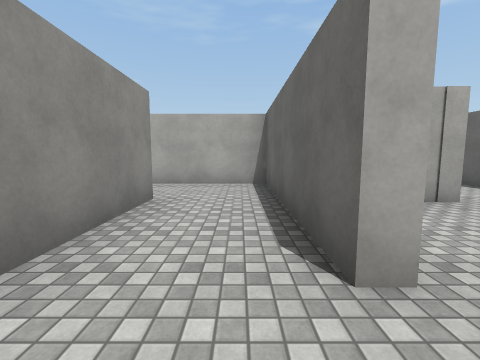
View 1 (above)

17 first-person views from a walk through a Unity game level. The camera is 1.4 m above the floor, tilts 6° down and sees 90° across. The floor is counted in squares, 2 m on a side. Each view is taken from the middle of a square. On the plan, view 1 faces up. The plan holds only what a view shows up to about 9 squares ahead; the rest is blank. The place goes on beyond the plan. The player is left out. Surface patterns are stand-ins for the level's own textures.

View 2
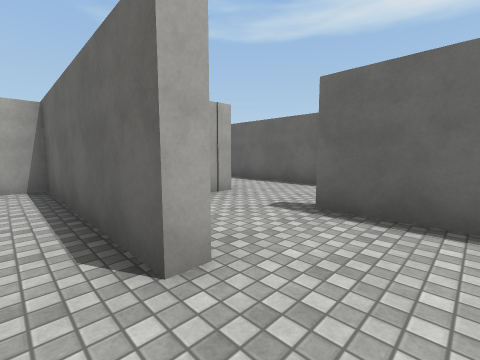

View 3
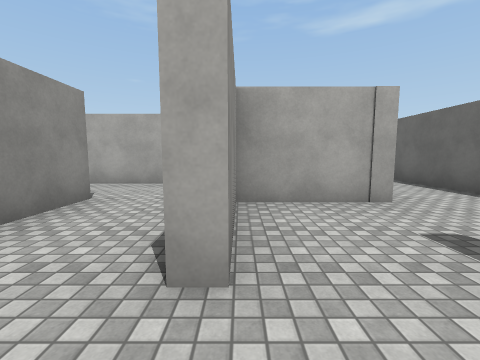

View 4
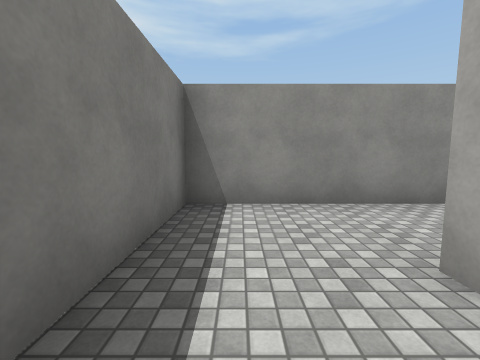

View 5
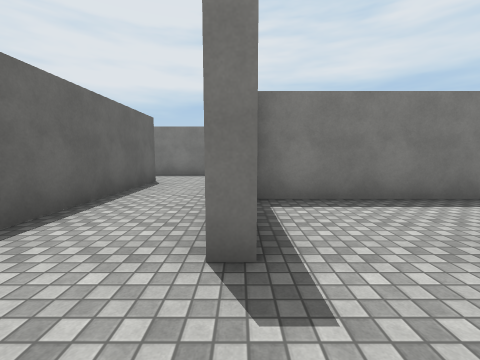

View 6
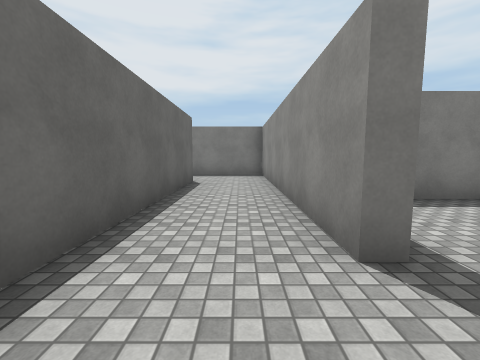

View 7
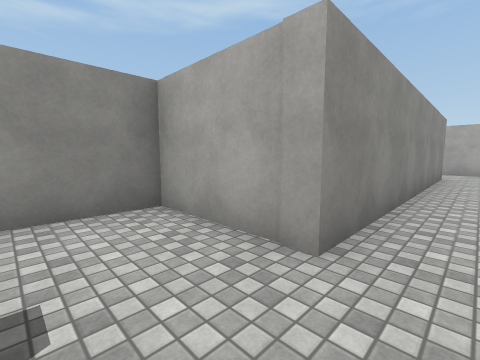

View 8
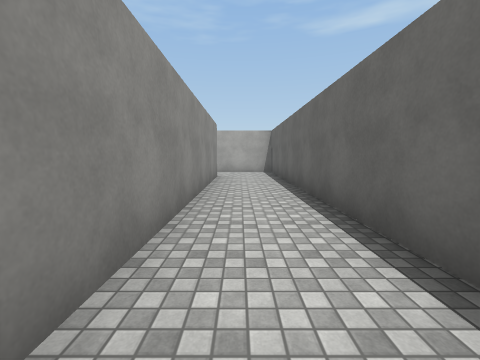

View 9
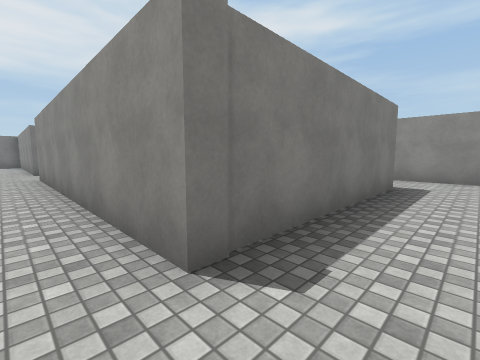

View 10
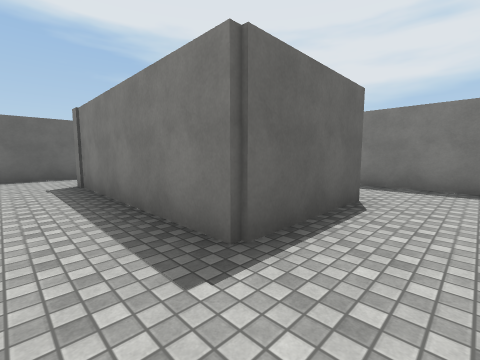

View 11
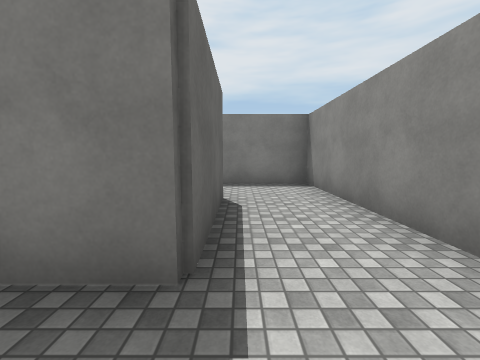

View 12
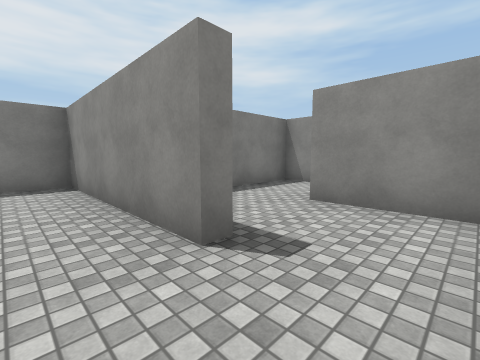

View 13
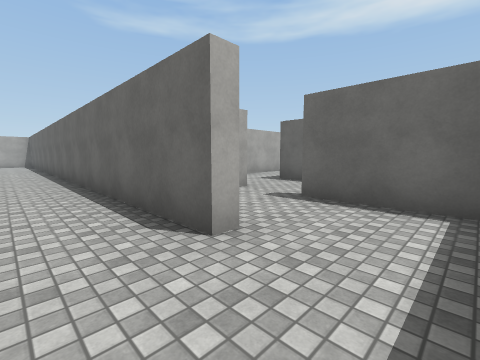

View 14
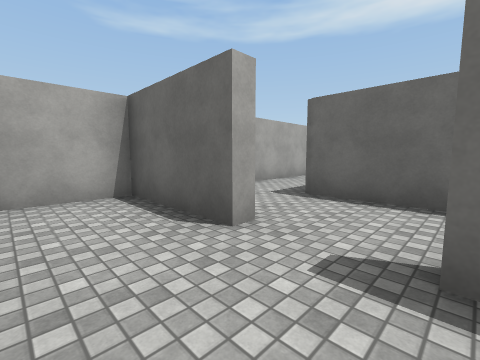

View 15
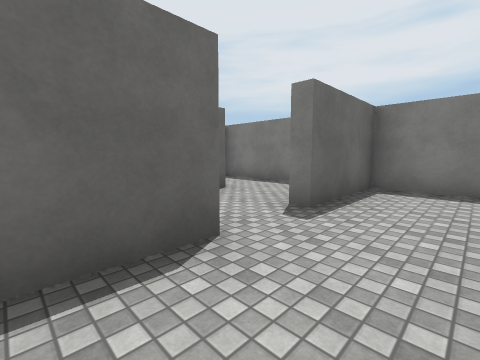

View 16
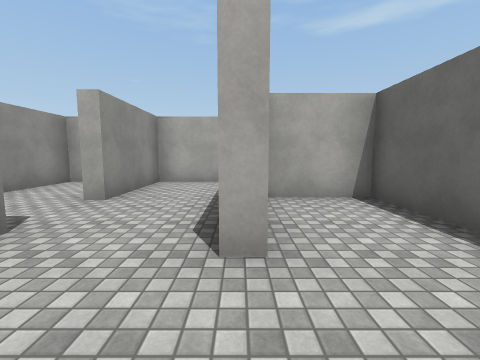

View 17
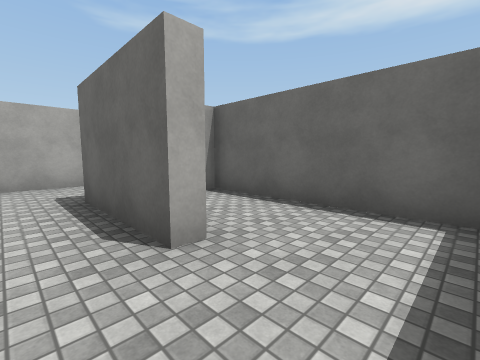

### Floor plan
Key: @ floor where view 1 was taken; # wall or solid block; . floor.
Columns run from 4 left of view 1 to 13 right of it. Each row starts with its distance up from view 1.
 13        ###
 12 #........#
 11 #.######.#
 10 #.#....#.#
  9 #.#....#.#
  8 #....#.#.#
  7 #....#.#.#
  6 ######.#.#
  5   ...#.#.#
  4   ...###.#
  3   #..#...#
  2   #..#...#########
  1   #....#.#..#.....
  0   # @..#.#..#....
 -1    #####.#..#.###
 -2        #.#....#.#
 -3        #.#..#.#.#
 -4        #....#...#
 -5        #....#...#
 -6        ##########

Positions as (right, up) in squares from view 1, and headings:
1: (0, 0), facing up
2: (0, 0), facing up-right
3: (1, 0), facing up
4: (2, 0), facing left
5: (3, 3), facing down
6: (4, 3), facing down
7: (4, 2), facing up-left
8: (4, 3), facing up
9: (4, 12), facing down-left
10: (-3, 12), facing down-right
11: (-2, 12), facing down
12: (2, 10), facing down-left
13: (4, -5), facing up-right
14: (6, -3), facing up-right
15: (6, 0), facing down-right
16: (10, -5), facing up
17: (9, -5), facing up-right
